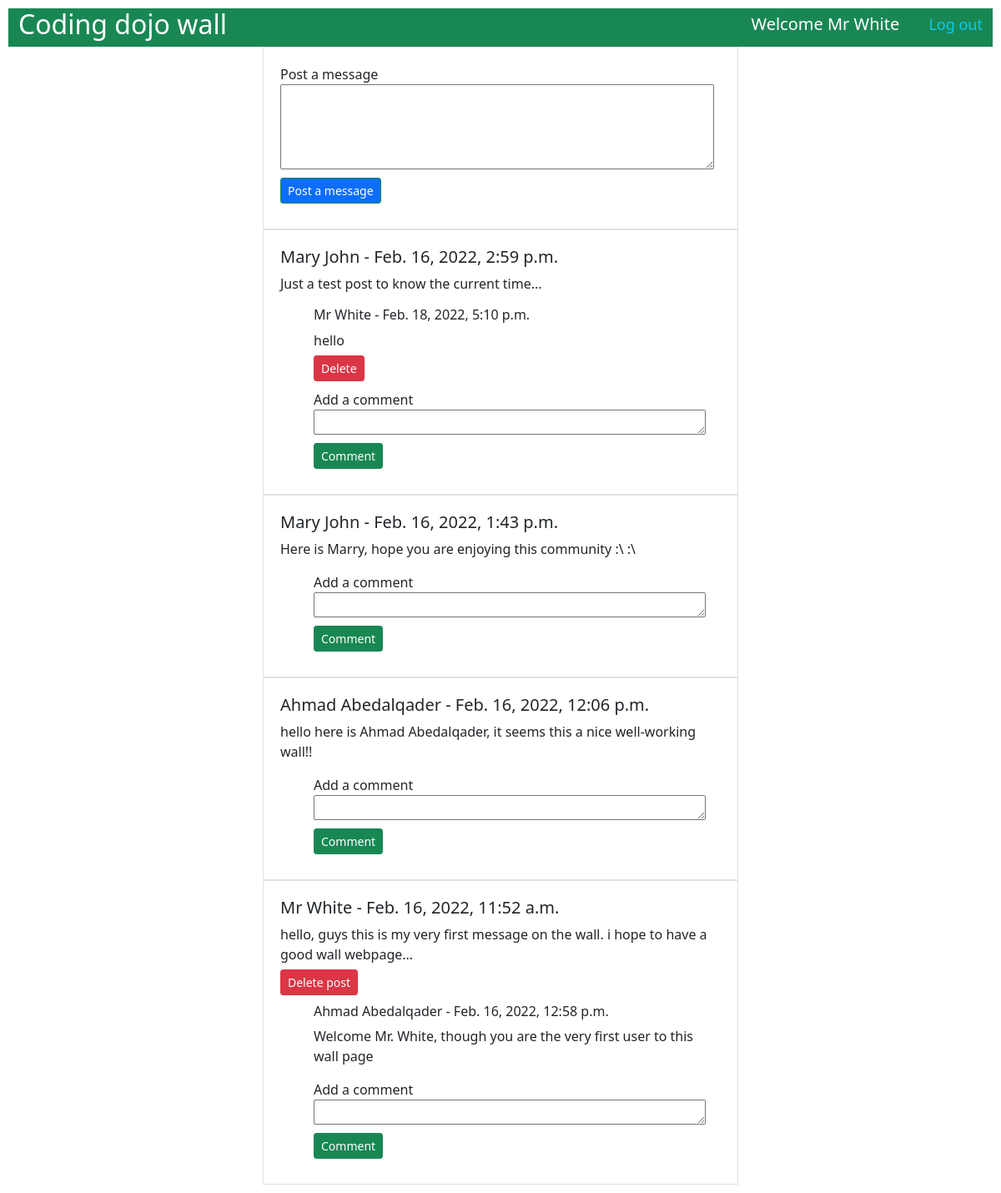
The page /wall/ (signed in) on the database its author committed.
### login_app/models.py (models this page shows)
class User(models.Model):
    first_name = models.CharField(max_length=45)
    last_name = models.CharField(max_length=45)
    email = models.CharField(max_length=255)
    password = models.CharField(max_length=100)
    created_at = models.DateTimeField(auto_now_add=True)
    updated_at = models.DateTimeField(auto_now=True)
    objects = UserManager()

class Message(models.Model):
    message = models.TextField()
    user = models.ForeignKey(User, related_name="messages", on_delete = models.CASCADE)
    created_at = models.DateTimeField(auto_now_add=True)
    updated_at = models.DateTimeField(auto_now=True)

class Comment(models.Model):
    comment = models.TextField()
    user = models.ForeignKey(User, related_name="comments", on_delete = models.CASCADE)
    message = models.ForeignKey(Message, related_name="comments", on_delete = models.CASCADE)
    created_at = models.DateTimeField(auto_now_add=True)
    updated_at = models.DateTimeField(auto_now=True)

### wall_app/views.py (the view)
# urls.py: path('', views.show_wall),
def show_wall(request):
    if "userid" in request.session:
        user_id = request.session['userid']
        context = {
            "user": User.objects.get(id = user_id),
            "messages" : Message.objects.all().order_by("-created_at")
        }
        return render(request, "wall.html", context)
    return redirect("/")

### wall_app/templates/wall.html (shortened to what this page needs)
<!DOCTYPE html>
<html lang="en">
<head>
    <link href="https://cdn.jsdelivr.net/npm/bootstrap@5.0.2/dist/css/bootstrap.min.css" rel="stylesheet"
>
</head>
<body>
    <div class="container-fluid">
        <div class="row align-items-center">
            <header>
                <h2>Coding dojo wall</h2>
                <h5>Welcome {{user.first_name}} {{user.last_name}} <a href="logout/">Log out</a></h5>
            </header>
        </div>
    </div>
    <div class="container sm">
        <div class="row justify-content-center">
            <div class="col-6 border">
                <form action="post/" method="post">
                    <label for="message">Post a message</label>
                    <textarea name="message" id="message" cols="30" rows="4" style="width: 520px;"></textarea>
                    <button type="submit" class="btn btn-success btn-sm" style="background-color: #0d6efd;">Post a message</button>
                </form>
            </div>
        </div>
    </div>
    {% for message in messages %}
    <div class="container-sm">
        <div class="row justify-content-center">
            <div class="col-6 border">
                <h5>{{message.user.first_name}} {{message.user.last_name}} - {{message.created_at}}</h5>
                <p>{{message.message}}</p>
                {% if request.session.userid == message.user.id %}
                <form action="del_post/" method="post">
                    <button type="submit" class="btn btn-danger btn-sm">Delete post</button>
                </form>
                {% endif %}
                {% for comment in message.comments.all %}
                <div class="comment">
                    <h6>{{comment.user.first_name}} {{comment.user.last_name}} - {{comment.created_at}}</h6>
                    <p>{{comment.comment}}</p>
                    {% if request.session.userid == comment.user.id %}
                    <form action="del_comment/" method="post">
                        <button type="submit" class="btn btn-danger btn-sm">Delete</button>
                    </form>
                    {% endif %}
                </div>
                {% endfor %}
                <div class="comment">
                    <form action="comment/" method="post">
                        <label for="comment">Add a comment</label>
                        <textarea name="comment" id="comment" cols="26" rows="1" style="width: 470px;"></textarea>
                        <button type="submit" class="btn btn-success btn-sm">Comment</button>
                    </form>
                </div>
            </div>
        </div>
    </div>
    {% endfor %}
</body>
</html>

### wall_app/templates/wall.html (style rules this page uses)
body { padding: 10px; }
header { display: flex; align-items: center; justify-content: space-between; background-color: #198754; color: white; }
form { display: flex; flex-direction: column; width: 500px; }
button { width: fit-content; margin: -10px 0px 10px; }
a { margin-left: 30px; font-size: 18px; color: #0dcaf0; text-decoration: none; }
.comment { margin-left: 40px; }
.col-6 { padding: 20px; }
textarea { margin-bottom: 20px; }

### rows shown on the page
User: first_name "Mr", last_name "White"
Message: user.first_name "Mary", user.last_name "John", created_at "Feb. 16, 2022, 2:59 p.m.", message "Just a test post to know the current time..."
Comment: user.first_name "Mr", user.last_name "White", created_at "Feb. 18, 2022, 5:10 p.m.", comment "hello"
Message: user.first_name "Mary", user.last_name "John", created_at "Feb. 16, 2022, 1:43 p.m.", message "Here is Marry, hope you are enjoying this community :\\ :\\"
Message: user.first_name "Ahmad", user.last_name "Abedalqader", created_at "Feb. 16, 2022, 12:06 p.m.", message "hello here is Ahmad Abedalqader, it seems this a nice well-working wall!!"
Message: user.first_name "Mr", user.last_name "White", created_at "Feb. 16, 2022, 11:52 a.m.", message "hello, guys this is my very first message on the wall. i hope to have a good wall webpage..."
Comment: user.first_name "Ahmad", user.last_name "Abedalqader", created_at "Feb. 16, 2022, 12:58 p.m.", comment "Welcome Mr. White, though you are the very first user to this wall page"
